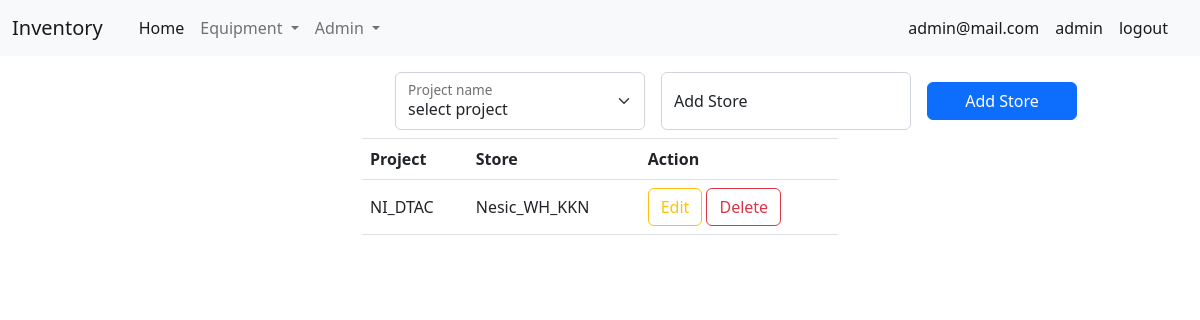
Before: /admin/store (signed in) with the older database file.
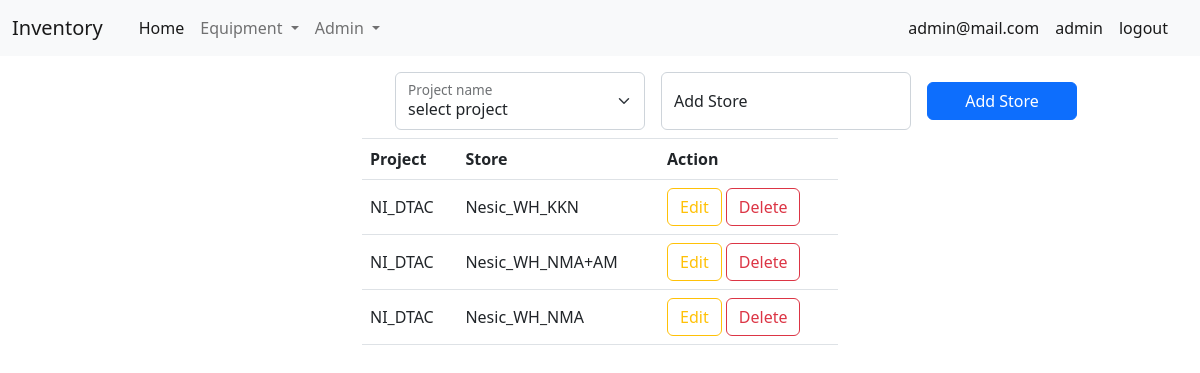
After: the same page with the newer database file.
### tables this page shows
CREATE TABLE "tb_store" (
	"no"	INTEGER NOT NULL,
	"access"	TEXT,
	"store"	TEXT,
	PRIMARY KEY("no")
);

### app_admin.py (the view)
@app_admin.route("/admin/store")
def page_location():
    if "email" not in session:
        return redirect("/login")
    else:
        con = sqlite3.connect("db/db.db")
        cur = con.cursor()
        sql_select_store = 'select * from tb_store'
        curs = cur.execute(sql_select_store)
        store_name = curs.fetchall()
        sql_select_access = 'select * from tb_access'
        curs = cur.execute(sql_select_access)
        access_name = curs.fetchall()
        con.close()
        return render_template("admin/store.html", store_name=store_name, access_name=access_name)

### templates/admin/store.html (shortened to what this page needs)
<!DOCTYPE html>
<html lang="en">
<head>
    <link rel="stylesheet" href="/static/css/bootstrap_5-2-2.css">
</head>
<body>
    {% include "/menu.html" %}
    <div class="container mt-3" style="width: 450px;">
        <form action="/admin/store/fn_add_store" method="POST" class="d-flex m-2 align-items-center">
            <div class="form-floating me-3">
                <select class="form-select" style="width: 250px;" aria-label="Default select example" name="access">
                    <option value="select project">select project</option>
                </select>
                <label>Project name</label>
            </div>
            <div class="form-floating me-3">
                <input type="text" style="width: 250px;" class="form-control" id="" placeholder="store" name="store"
                    required>
                <label for="floatingInput">Add Store</label>
            </div>
            <div class="">
                <button type="submit" class="btn btn-primary" style="width: 150px;">Add Store</button>
            </div>
        </form>
    </div>
    <div class="container" style="width: 500px;">
        <table class="table border-top">
            <thead>
                <tr>
                    <th scope="col">Project</th>
                    <th scope="col">Store</th>
                    <th scope="col">Action</th>
                </tr>
            </thead>
            <tbody>
                {% for row in store_name %}
                <tr>
                    <td class="align-middle">{{row[1]}}</td>
                    <td class="align-middle">{{row[2]}}</td>
                    <td>
                        <button type="button" class="btn btn-outline-warning" data-bs-toggle="modal"
                            data-bs-target="#staticBackdrop{{row[0]}}">
                            Edit
                        </button>
                        <button type="button" class="btn btn-outline-danger" data-bs-toggle="modal"
                            data-bs-target="#exampleModal{{row[0]}}">
                            Delete
                        </button>
                    </td>
                </tr>
                {% endfor %}
            </tbody>
        </table>
    </div>
</body>
</html>

### templates/menu.html (shortened to what this page needs)
<nav class="navbar navbar-expand-lg bg-light">
    <div class="container-fluid">
        <a class="navbar-brand" href="/">Inventory {{list_store}}</a>
        <div class="collapse navbar-collapse" id="navbarSupportedContent">
            <div class="container">
                <ul class="navbar-nav me-auto mb-2 mb-lg-0">
                    <li class="nav-item">
                        <a class="nav-link active" aria-current="page" href="/">Home</a>
                    </li>
                    <li class="nav-item dropdown">
                        <a class="nav-link dropdown-toggle" href="#" role="button" data-bs-toggle="dropdown"
                            aria-expanded="false">
                            Equipment
                        </a>
                    </li>
                    {% if session["access"] == "admin" %}
                    <li class="nav-item dropdown">
                        <a class="nav-link dropdown-toggle" href="#" role="button" data-bs-toggle="dropdown"
                            aria-expanded="false">
                            Admin
                        </a>
                    </li>
                    {% endif %}
                </ul>
            </div>
            <div class="container">
                <ul class="navbar-nav me-auto mb-2 mb-lg-0 d-flex justify-content-end">
                    <li class="nav-item">
                        <a class="nav-link active" aria-current="page">{{session["email"]}}</a>
                    </li>
                    <li class="nav-item">
                        <a class="nav-link active" aria-current="page">{{session["access"]}}</a>
                    </li>
                    <li class="nav-item">
                        <a class="nav-link active" aria-current="page" href="/fn_logout">logout</a>
                    </li>
                </ul>
            </div>
        </div>
    </div>
</nav>

Changed rows visible on the page:
added tb_store: access "NI_DTAC", store "Nesic_WH_NMA+AM"
added tb_store: access "NI_DTAC", store "Nesic_WH_NMA"
